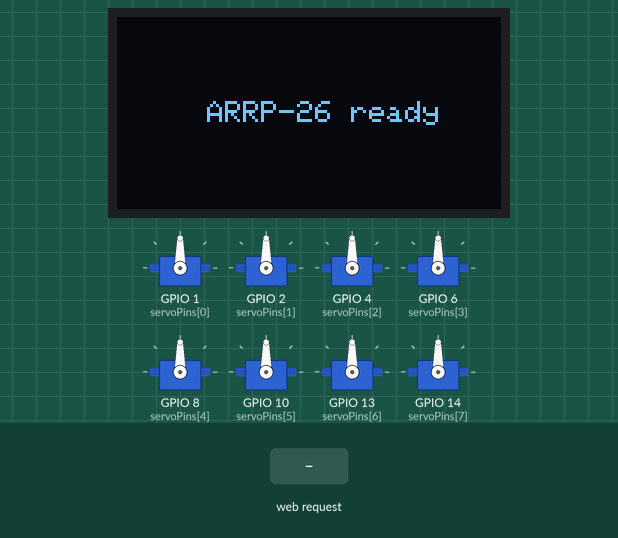
A sketch run on a simulated ESP32-S2. Shown: 8 × servo, 128×64 one-colour display. The test bench sets the inputs (shaded band). What the sketch prints to the serial monitor is not drawn.

Above: at 1.2 s.
1.3 s: HTTP request GET /cmd?face=stand received
At 2.5 s:
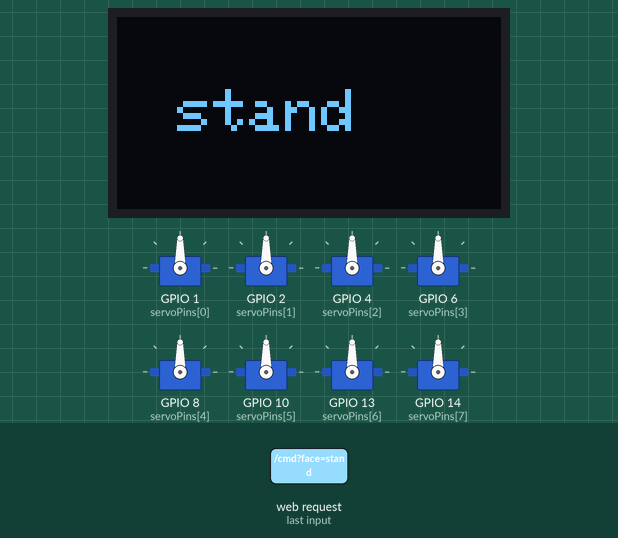
2.8 s: HTTP request GET /cmd?face=lay_down received
At 3.8 s:
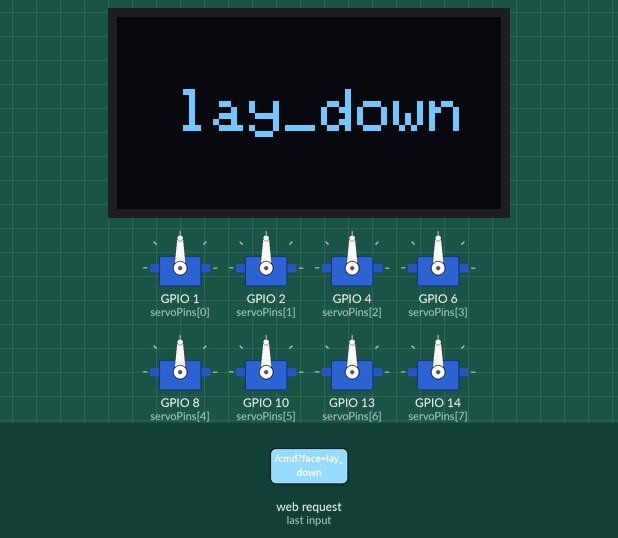
4.3 s: HTTP request GET /cmd?face=wave received
At 4.9 s:
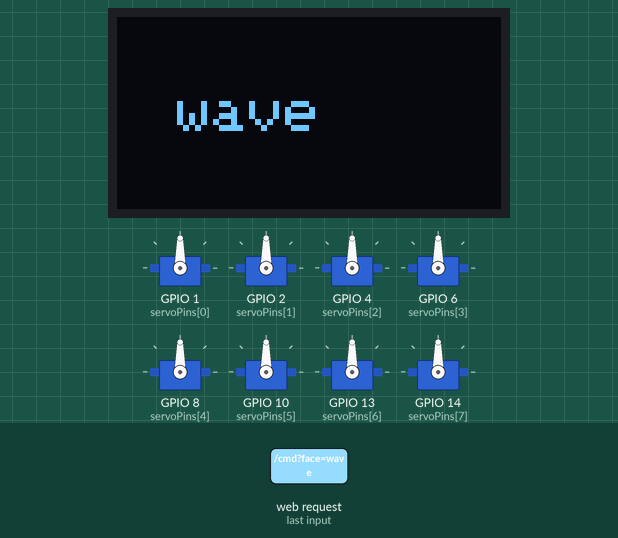
5.8 s: HTTP request GET /cmd?face=test received
At 6.1 s:
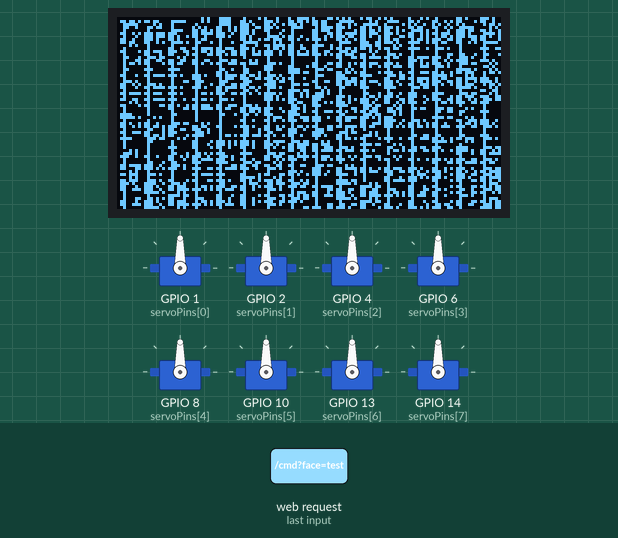
7.3 s: HTTP request GET /cmd?face=1 received
At 8.4 s:
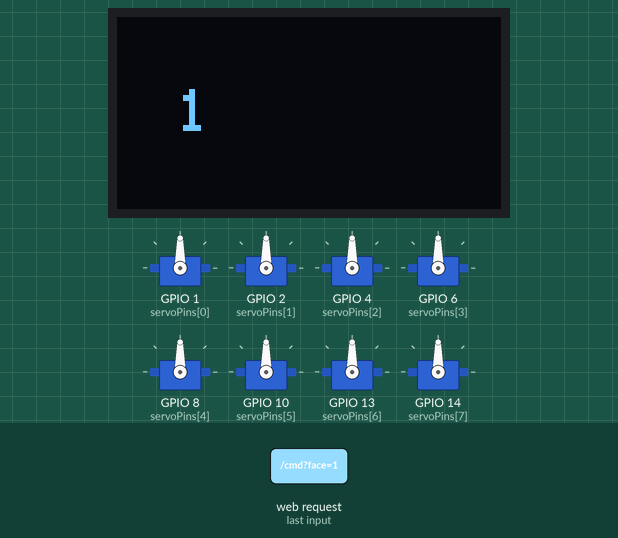
8.8 s: HTTP request GET /cmd?pose=stand received
At 10.2 s:
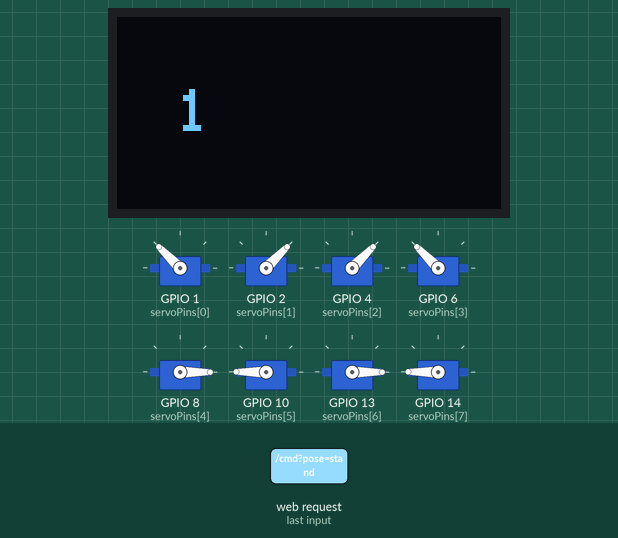
Timing chart, 0 to 11.4 s (numbered marks = the images above; inputs shaded):
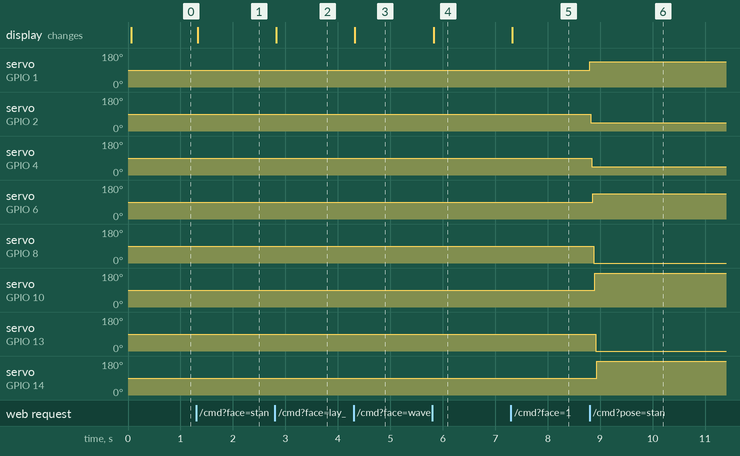

The sketch:

test.ino
```cpp
// ======================================================================
//  ARRP-26 TEST FIRMWARE
//  All 8 servos + SSD1306 OLED + AP web server on Lolin S2 Mini
//
//  Libraries required (install via Arduino Library Manager):
//    - ESP32Servo
//    - Adafruit SSD1306
//    - Adafruit GFX Library
// ======================================================================

#include <WiFi.h>
#include <WebServer.h>
#include <Wire.h>
#include <Adafruit_GFX.h>
#include <Adafruit_SSD1306.h>
#include <ESP32Servo.h>

// ----------------------------------------------------------------------
//  AP CREDENTIALS
// ----------------------------------------------------------------------
const char *AP_SSID = "ARRP-26";
const char *AP_PASS = "arrp2026";

// ----------------------------------------------------------------------
//  I2C PINS (S2 Mini)
// ----------------------------------------------------------------------
#define I2C_SDA 33
#define I2C_SCL 35

// ----------------------------------------------------------------------
//  SERVO PINS (S2 Mini)
// ----------------------------------------------------------------------
#define NUM_SERVOS 8

enum ServoName : uint8_t {
	R1 = 0,
	R2 = 1,
	L1 = 2,
	L2 = 3,
	R4 = 4,
	R3 = 5,
	L3 = 6,
	L4 = 7
};

const int servoPins[NUM_SERVOS] = {1, 2, 4, 6, 8, 10, 13, 14};

// ----------------------------------------------------------------------
//  PWM CONSTANTS
//  Standard 180° servo: 732–2929 us
//  If your servos are 270°, use: 833–2167 us
// ----------------------------------------------------------------------
const int SERVO_FREQ_HZ = 50;
const int MIN_PULSE_US = 732;
const int MAX_PULSE_US = 2929;

// ----------------------------------------------------------------------
//  CALIBRATION
// ----------------------------------------------------------------------
int8_t servoSubtrim[NUM_SERVOS] = {0, 0, 0, 0, 0, 0, 0, 0};
int motorCurrentDelay = 20; // ms between each servo command

// ----------------------------------------------------------------------
//  OBJECTS
// ----------------------------------------------------------------------
Servo servos[NUM_SERVOS];
Adafruit_SSD1306 display(128, 64, &Wire, -1);
WebServer server(80);

// ======================================================================
//  SERVO LAYER
// ======================================================================

void setupPWM() {
	ESP32PWM::allocateTimer(0);
	ESP32PWM::allocateTimer(1);
	ESP32PWM::allocateTimer(2);
	ESP32PWM::allocateTimer(3);
}

void attachAllServos() {
	for (int i = 0; i < NUM_SERVOS; i++) {
		servos[i].setPeriodHertz(SERVO_FREQ_HZ);
		servos[i].attach(servoPins[i], MIN_PULSE_US, MAX_PULSE_US);
	}
	delay(10);
}

void setServoAngle(uint8_t channel, int angle) {
	if (channel >= NUM_SERVOS)
		return;
	int adjusted = constrain(angle + servoSubtrim[channel], 0, 180);
	servos[channel].write(adjusted);
	delay(motorCurrentDelay);
}

// ======================================================================
//  POSES
// ======================================================================

void poseStand() {
	Serial.println("Pose: stand");
	setServoAngle(R1, 135);
	setServoAngle(R2, 45);
	setServoAngle(L1, 45);
	setServoAngle(L2, 135);
	setServoAngle(R4, 0);
	setServoAngle(R3, 180);
	setServoAngle(L3, 0);
	setServoAngle(L4, 180);
}

void poseLayDown() {
	Serial.println("Pose: lay down");
	// TODO: tune these angles once robot is assembled
	for (int i = 0; i < NUM_SERVOS; i++)
		setServoAngle(i, 90);
}

void poseWave() {
	Serial.println("Pose: wave");
	// TODO: define wave sequence
	poseStand();
	setServoAngle(R1, 90);
	delay(500);
	setServoAngle(R1, 135);
}

// ======================================================================
//  TEST
// ======================================================================

void poseTest() {
	Serial.println("Pose: test");

	// ---- PASTE YOUR SERVO SEQUENCE HERE ----

	// ----------------------------------------
}

const unsigned char face_test[] PROGMEM = {
    // ---- PASTE YOUR BITMAP HERE ----

    // --------------------------------
};

// ======================================================================
//  WEB FRONTEND (inline HTML)
// ======================================================================

const char index_html[] PROGMEM = R"rawliteral(
<!DOCTYPE html>
<html>
<head>
  <title>ARRP-26 Test</title>
  <meta name="viewport" content="width=device-width, initial-scale=1">
  <style>
    body {
      font-family: sans-serif;
      background: #111;
      color: #fff;
      text-align: center;
      padding: 40px 20px;
    }
    h1 { margin-bottom: 8px; }
    p.sub { color: #888; font-size: 13px; margin-bottom: 40px; }
    h2 {
      font-size: 12px;
      text-transform: uppercase;
      letter-spacing: 2px;
      color: #666;
      margin: 30px 0 12px 0;
    }
    .group {
      display: grid;
      grid-template-columns: 1fr 1fr;
      gap: 10px;
      max-width: 300px;
      margin: 0 auto;
    }
    button {
      padding: 16px;
      font-size: 15px;
      border: none;
      border-radius: 10px;
      color: #fff;
      cursor: pointer;
      transition: opacity 0.1s;
    }
    button:active { opacity: 0.7; }
    .btn-servo { background: #ff8c42; }
    .btn-face  { background: #5b8dd9; }
    .btn-test  { background: #3dba6f; }
    #status {
      margin-top: 24px;
      font-size: 12px;
      color: #555;
    }
  </style>
</head>
<body>
  <h1>ARRP-26</h1>
  <p class="sub">Test Interface</p>

  <h2>Servo Commands</h2>
  <div class="group">
    <button class="btn-servo" onclick="cmd('pose','stand')">Stand</button>
    <button class="btn-servo" onclick="cmd('pose','lay_down')">Lay Down</button>
    <button class="btn-servo" onclick="cmd('pose','wave')">Wave</button>
  </div>

  <h2>OLED Face</h2>
  <div class="group">
    <button class="btn-face" onclick="cmd('face','happy')">Happy</button>
    <button class="btn-face" onclick="cmd('face','sad')">Sad</button>
    <button class="btn-face" onclick="cmd('face','sleepy')">Sleepy</button>
    <button class="btn-face" onclick="cmd('face','cute')">Cute</button>
  </div>

  <h2>Your Tests</h2>
  <div class="group">
    <button class="btn-test" onclick="cmd('pose','test')">Test Pose</button>
    <button class="btn-test" onclick="cmd('face','test')">Test Face</button>
  </div>

  <p id="status">ready</p>

  <script>
    function cmd(type, value) {
      document.getElementById('status').textContent = type + ': ' + value + '...';
      fetch('/cmd?' + type + '=' + value)
        .then(() => { document.getElementById('status').textContent = 'ok'; })
        .catch(() => { document.getElementById('status').textContent = 'error'; });
    }
  </script>
</body>
</html>
)rawliteral";

// ======================================================================
//  SETUP / LOOP
// ======================================================================

void setup() {
	Serial.begin(115200);

	// Servos
	setupPWM();
	attachAllServos();
	Serial.println("Servos ready");

	// OLED
	Wire.begin(I2C_SDA, I2C_SCL);
	if (!display.begin(SSD1306_SWITCHCAPVCC, 0x3C)) {
		Serial.println("OLED not found — check wiring");
	} else {
		display.clearDisplay();
		display.setTextSize(1);
		display.setTextColor(WHITE);
		display.setCursor(30, 28);
		display.println("ARRP-26 ready");
		display.display();
		Serial.println("OLED ready");
	}

	// AP
	WiFi.softAP(AP_SSID, AP_PASS);
	Serial.print("AP IP: ");
	Serial.println(WiFi.softAPIP());

	// Routes
	server.on("/", []() {
		server.send(200, "text/html", index_html);
	});

	server.on("/cmd", []() {
		String pose = server.arg("pose");
		String face = server.arg("face");

		if (pose != "") {
			if (pose == "stand")
				poseStand();
			else if (pose == "lay_down")
				poseLayDown();
			else if (pose == "wave")
				poseWave();
			else if (pose == "test")
				poseTest();
		}

		if (face != "") {
			Serial.println("Face: " + face);
			display.clearDisplay();
			if (face == "test") {
				// Draw the student's test bitmap
				display.drawBitmap(0, 0, face_test, 128, 64, WHITE);
			} else {
				// For built-in faces: print name as text until bitmaps are added
				display.setTextSize(2);
				display.setTextColor(WHITE);
				display.setCursor(20, 24);
				display.println(face);
			}
			display.display();
		}

		server.send(200, "text/plain", "ok");
	});

	server.begin();
	Serial.println("Server started — connect to " + String(AP_SSID));
}

void loop() {
	server.handleClient();
}
```

Measured:
- after the input at 1.3 s, the display: changes at once (image 1)
- after the input at 2.8 s, the display: changes at once (image 2)
- after the input at 4.3 s, the display: changes at once (image 3)
- after the input at 5.8 s, the display: changes at once (image 4)
- after the input at 7.3 s, the display: changes at once (image 5)
- after the input at 8.8 s, servo on GPIO 1 (servoPins[0]): 90° → 135° at once; servo on GPIO 2 (servoPins[1]), servo on GPIO 4 (servoPins[2]): 90° → 45° at once; servo on GPIO 6 (servoPins[3]): 90° → 135° after 0.06 s; servo on GPIO 8 (servoPins[4]): 90° → 0° after 0.08 s; servo on GPIO 10 (servoPins[5]): 90° → 180° after 0.10 s
